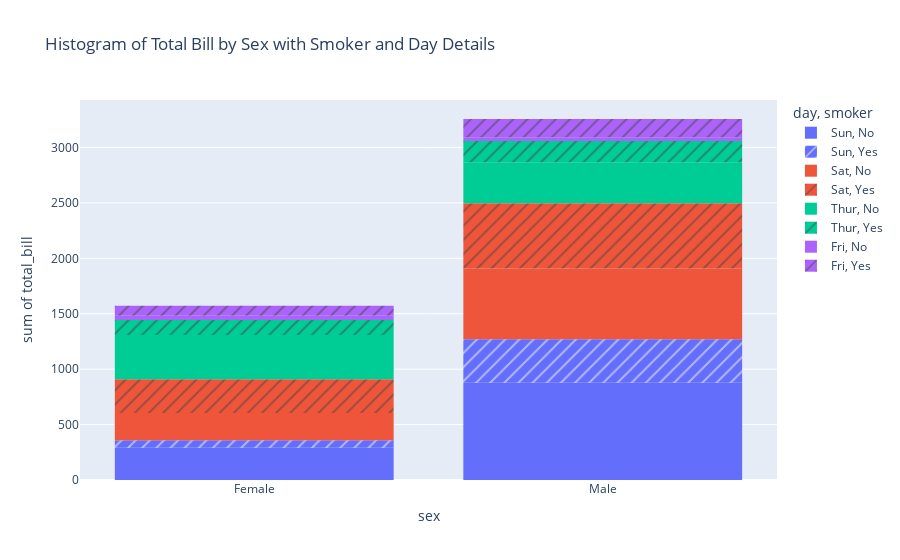

This figure's notebook cell:
### Markdown cell above
Q3. Using the tips dataset in the Plotly library,
 Plot a histogram for x= "sex" and y="total_bill" column in the tips dataset.
 Also, use the "smoker" column with the pattern_shape parameter and the "day" column with the color parameter.

### Code cell
import plotly.express as px

# Load the tips dataset from Plotly
tips = px.data.tips()

# Create a histogram using Plotly Express
fig = px.histogram(
    tips, 
    x="sex", 
    y="total_bill", 
    color="day", 
    pattern_shape="smoker",
    title="Histogram of Total Bill by Sex with Smoker and Day Details"
)

fig.show()

### Figure 1 — Plotly figure (JSON) as saved in the notebook; plotly's stock layout.template omitted (floating-point values rounded to 4 significant figures)
{"data": [{"alignmentgroup": "True", "bingroup": "x", "histfunc": "sum", "hovertemplate": "day=Sun<br>smoker=No<br>sex=%{x}<br>sum of total_bill=%{y}<extra></extra>", "legendgroup": "Sun, No", "marker": {"color": "#636efa", "pattern": {"shape": ""}}, "name": "Sun, No", "offsetgroup": "Sun, No", "orientation": "v", "showlegend": true, "type": "histogram", "x": ["Female", "Male", "Male", "Male", "Female", "Male", "Male", "Male", "Male", "Male", "Male", "Female", "Male", "Male", "Female", "Male", "Female", "Male", "Female", "Male", "Male", "Male", "Male", "Male", "Male", "Male", "Male", "Male", "Male", "Female", "Female", "Male", "Male", "Male", "Male", "Male", "Female", "Female", "Male", "Male", "Male", "Male", "Male", "Male", "Female", "Male", "Female", "Female", "Male", "Male", "Male", "Female", "Male", "Male", "Male", "Male", "Male"], "xaxis": "x", "y": [16.99, 10.34, 21.01, 23.68, 24.59, 25.29, 8.77, 26.88, 15.04, 14.78, 10.27, 35.26, 15.42, 18.43, 14.83, 21.58, 10.33, 16.29, 16.97, 17.46, 13.94, 9.68, 30.4, 18.29, 22.23, 32.4, 28.55, 18.04, 12.54, 10.29, 34.81, 9.94, 25.56, 19.49, 38.07, 23.95, 25.71, 17.31, 29.93, 14.07, 13.13, 17.26, 24.55, 19.77, 29.85, 48.17, 25, 13.39, 16.49, 21.5, 12.66, 16.21, 13.81, 24.52, 20.76, 31.71, 20.69], "yaxis": "y"}, {"alignmentgroup": "True", "bingroup": "x", "histfunc": "sum", "hovertemplate": "day=Sun<br>smoker=Yes<br>sex=%{x}<br>sum of total_bill=%{y}<extra></extra>", "legendgroup": "Sun, Yes", "marker": {"color": "#636efa", "pattern": {"shape": "/"}}, "name": "Sun, Yes", "offsetgroup": "Sun, Yes", "orientation": "v", "showlegend": true, "type": "histogram", "x": ["Female", "Male", "Male", "Male", "Male", "Male", "Male", "Female", "Male", "Male", "Male", "Male", "Male", "Male", "Female", "Male", "Female", "Male", "Male"], "xaxis": "x", "y": [17.51, 7.25, 31.85, 16.82, 32.9, 17.89, 14.48, 9.6, 34.63, 34.65, 23.33, 45.35, 23.17, 40.55, 20.9, 30.46, 18.15, 23.1, 15.69], "yaxis": "y"}, {"alignmentgroup": "True", "bingroup": "x", "histfunc": "sum", "hovertemplate": "day=Sat<br>smoker=No<br>sex=%{x}<br>sum of total_bill=%{y}<extra></extra>", "legendgroup": "Sat, No", "marker": {"color": "#EF553B", "pattern": {"shape": ""}}, "name": "Sat, No", "offsetgroup": "Sat, No", "orientation": "v", "showlegend": true, "type": "histogram", "x": ["Male", "Male", "Female", "Female", "Male", "Male", "Male", "Male", "Male", "Male", "Female", "Male", "Male", "Female", "Female", "Male", "Male", "Male", "Female", "Male", "Male", "Male", "Female", "Male", "Male", "Male", "Female", "Male", "Male", "Female", "Female", "Male", "Female", "Male", "Male", "Female", "Male", "Male", "Male", "Male", "Male", "Male", "Female", "Male", "Male"], "xaxis": "x", "y": [20.65, 17.92, 20.29, 15.77, 39.42, 19.82, 17.81, 13.37, 12.69, 21.7, 19.65, 9.55, 18.35, 15.06, 20.69, 17.78, 24.06, 16.31, 16.93, 18.69, 31.27, 16.04, 26.41, 48.27, 17.59, 20.08, 16.45, 20.23, 12.02, 17.07, 14.73, 10.51, 20.92, 18.24, 14, 7.25, 48.33, 20.45, 13.28, 11.61, 10.77, 10.07, 35.83, 29.03, 17.82], "yaxis": "y"}, {"alignmentgroup": "True", "bingroup": "x", "histfunc": "sum", "hovertemplate": "day=Sat<br>smoker=Yes<br>sex=%{x}<br>sum of total_bill=%{y}<extra></extra>", "legendgroup": "Sat, Yes", "marker": {"color": "#EF553B", "pattern": {"shape": "/"}}, "name": "Sat, Yes", "offsetgroup": "Sat, Yes", "orientation": "v", "showlegend": true, "type": "histogram", "x": ["Male", "Male", "Male", "Male", "Male", "Male", "Female", "Male", "Female", "Female", "Male", "Female", "Female", "Male", "Male", "Male", "Female", "Female", "Female", "Male", "Male", "Male", "Male", "Male", "Female", "Male", "Male", "Female", "Female", "Female", "Male", "Male", "Male", "Female", "Female", "Male", "Male", "Male", "Male", "Male", "Female", "Male"], "xaxis": "x", "y": [38.01, 11.24, 20.29, 13.81, 11.02, 18.29, 3.07, 15.01, 26.86, 25.28, 17.92, 44.3, 22.42, 15.36, 20.49, 25.21, 14.31, 10.59, 10.63, 50.81, 15.81, 26.59, 38.73, 24.27, 12.76, 30.06, 25.89, 13.27, 28.17, 12.9, 28.15, 11.59, 7.74, 30.14, 22.12, 24.01, 15.69, 15.53, 12.6, 32.83, 27.18, 22.67], "yaxis": "y"}, {"alignmentgroup": "True", "bingroup": "x", "histfunc": "sum", "hovertemplate": "day=Thur<br>smoker=No<br>sex=%{x}<br>sum of total_bill=%{y}<extra></extra>", "legendgroup": "Thur, No", "marker": {"color": "#00cc96", "pattern": {"shape": ""}}, "name": "Thur, No", "offsetgroup": "Thur, No", "orientation": "v", "showlegend": true, "type": "histogram", "x": ["Male", "Male", "Male", "Male", "Female", "Male", "Female", "Male", "Male", "Male", "Male", "Female", "Female", "Female", "Male", "Female", "Male", "Male", "Female", "Female", "Male", "Female", "Female", "Male", "Male", "Female", "Female", "Female", "Female", "Female", "Female", "Female", "Female", "Female", "Male", "Male", "Female", "Female", "Female", "Female", "Female", "Male", "Male", "Male", "Female"], "xaxis": "x", "y": [27.2, 22.76, 17.29, 16.66, 10.07, 15.98, 34.83, 13.03, 18.28, 24.71, 21.16, 10.65, 12.43, 24.08, 11.69, 13.42, 14.26, 15.95, 12.48, 29.8, 8.52, 14.52, 11.38, 22.82, 19.08, 20.27, 11.17, 12.26, 18.26, 8.51, 10.33, 14.15, 13.16, 17.47, 34.3, 41.19, 27.05, 16.43, 8.35, 18.64, 11.87, 9.78, 7.51, 7.56, 18.78], "yaxis": "y"}, {"alignmentgroup": "True", "bingroup": "x", "histfunc": "sum", "hovertemplate": "day=Thur<br>smoker=Yes<br>sex=%{x}<br>sum of total_bill=%{y}<extra></extra>", "legendgroup": "Thur, Yes", "marker": {"color": "#00cc96", "pattern": {"shape": "/"}}, "name": "Thur, Yes", "offsetgroup": "Thur, Yes", "orientation": "v", "showlegend": true, "type": "histogram", "x": ["Male", "Male", "Male", "Female", "Male", "Male", "Male", "Male", "Female", "Female", "Male", "Male", "Female", "Female", "Female", "Male", "Female"], "xaxis": "x", "y": [19.44, 32.68, 16, 19.81, 28.44, 15.48, 16.58, 10.34, 43.11, 13, 13.51, 18.71, 12.74, 13, 16.4, 20.53, 16.47], "yaxis": "y"}, {"alignmentgroup": "True", "bingroup": "x", "histfunc": "sum", "hovertemplate": "day=Fri<br>smoker=No<br>sex=%{x}<br>sum of total_bill=%{y}<extra></extra>", "legendgroup": "Fri, No", "marker": {"color": "#ab63fa", "pattern": {"shape": ""}}, "name": "Fri, No", "offsetgroup": "Fri, No", "orientation": "v", "showlegend": true, "type": "histogram", "x": ["Male", "Female", "Male", "Female"], "xaxis": "x", "y": [22.49, 22.75, 12.46, 15.98], "yaxis": "y"}, {"alignmentgroup": "True", "bingroup": "x", "histfunc": "sum", "hovertemplate": "day=Fri<br>smoker=Yes<br>sex=%{x}<br>sum of total_bill=%{y}<extra></extra>", "legendgroup": "Fri, Yes", "marker": {"color": "#ab63fa", "pattern": {"shape": "/"}}, "name": "Fri, Yes", "offsetgroup": "Fri, Yes", "orientation": "v", "showlegend": true, "type": "histogram", "x": ["Male", "Female", "Female", "Male", "Male", "Male", "Male", "Female", "Female", "Male", "Female", "Male", "Male", "Female", "Female"], "xaxis": "x", "y": [28.97, 5.75, 16.32, 40.17, 27.28, 12.03, 21.01, 11.35, 15.38, 12.16, 13.42, 8.58, 13.42, 16.27, 10.09], "yaxis": "y"}], "layout": {"barmode": "relative", "legend": {"title": {"text": "day, smoker"}, "tracegroupgap": 0}, "title": {"text": "Histogram of Total Bill by Sex with Smoker and Day Details"}, "xaxis": {"anchor": "y", "domain": [0, 1], "title": {"text": "sex"}}, "yaxis": {"anchor": "x", "domain": [0, 1], "title": {"text": "sum of total_bill"}}}}
